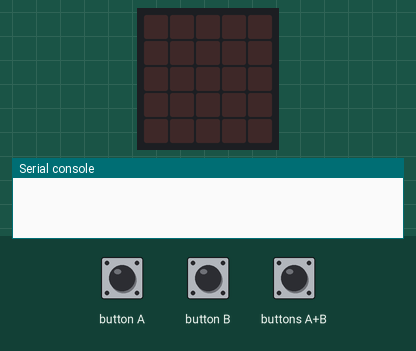
This program was run on a simulated BBC micro:bit (MakeCode). Shown: the board's 5×5 LED display, the last lines printed to the serial console. The inputs (shaded band) are chosen by the test bench. No radio messages arrive unless stated (any console line starting 'radio sent:' is added by the test bench).

Above: at 1.2 s.
1.3 s: button A pressed for 0.15 s
At 2.2 s:
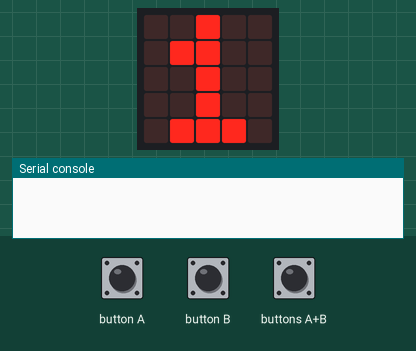
3.3 s: button B pressed for 0.15 s
At 5.0 s:
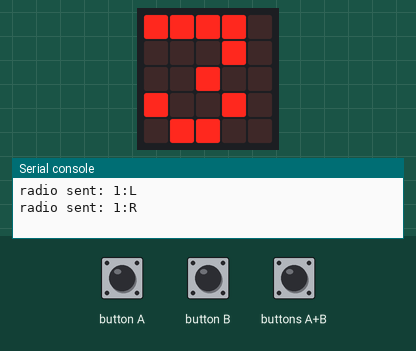
5.3 s: buttons A+B pressed for 0.15 s
At 6.6 s:
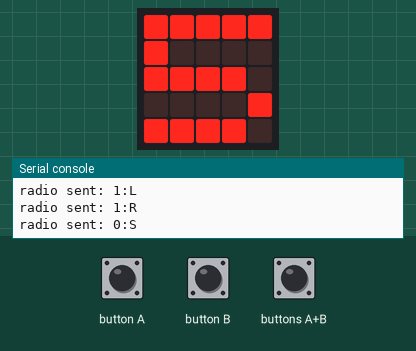
7.3 s: buttons A+B pressed 2 times (0.12 s each, 0.3 s apart)
At 8.2 s:
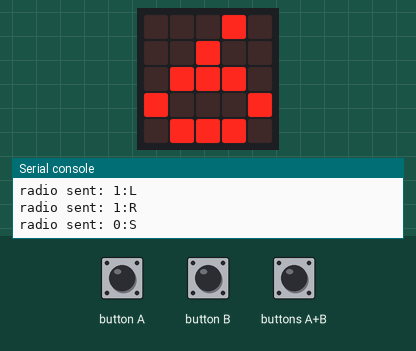
Timing chart, 0 to 10.3 s (numbered marks = the images above; inputs shaded):
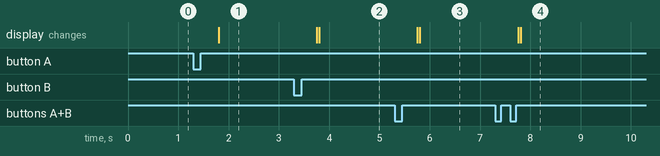

The program:

main.ts
```typescript
radio.setGroup(0)

clickhandler.onClickEvent(ClickEvent.SINGLE, Button.A, function () {
    basic.clearScreen()
    basic.pause(50)
    basic.showNumber(1)
    radio.sendString("1:L")
})
clickhandler.onClickEvent(ClickEvent.DOUBLE, Button.A, function () {
    basic.clearScreen()
    basic.pause(50)
    basic.showNumber(2)
    radio.sendString("2:L")
})
clickhandler.onClickEvent(ClickEvent.SINGLE, Button.B, function () {
    basic.clearScreen()
    basic.pause(50)
    basic.showNumber(3)
    radio.sendString("1:R")
})
clickhandler.onClickEvent(ClickEvent.DOUBLE, Button.B, function () {
    basic.clearScreen()
    basic.pause(50)
    basic.showNumber(4)
    radio.sendString("2:R")
})
clickhandler.onClickEvent(ClickEvent.SINGLE, Button.AB, function () {
    basic.clearScreen()
    basic.pause(50)
    basic.showNumber(5)
    radio.sendString("0:S")
})
clickhandler.onClickEvent(ClickEvent.DOUBLE, Button.AB, function () {
    basic.clearScreen()
    basic.pause(50)
    basic.showNumber(6)
    radio.sendString("0:E")
})
```

clickhandler.ts
```typescript
const enum ClickEvent {
    //% block="single"
    SINGLE = 1000,
    //% block="double"
    DOUBLE = 1001
}

/**
 * Clickhandler as custom block
 */
//% weight=10 color=#cc0066 icon="\uf103"
namespace clickhandler {
    let timestampFirstClick = 0;
    let nrOfClicks = 0;
    let eps: number;
    let indexActiveButton: number;
    // arrays in pxt are limited. pxt does not support two-dimonsional arrays properly!
    let singleClickHandlers: (() => void)[] = [];
    let doubleClickHandlers: (() => void)[] = [];

    /**
    * Handling click events for given button.
    * @param clickEvent type of event
    * @param clickButton source of event either button A or button B
    * @param handler action to execute
    */
    //% blockId=on_click_event_handler
    //% block="on %clickEvent=ClickEvent click on button|%clickButton=Button"
    export function onClickEvent(clickEvent: ClickEvent, clickButton: Button, handler: () => void): void {
        if ((clickEvent == ClickEvent.SINGLE) && (clickButton == Button.A)) {
            singleClickHandlers[0] = handler
        } else if ((clickEvent == ClickEvent.DOUBLE) && (clickButton == Button.A)) {
            doubleClickHandlers[0] = handler
        } else if ((clickEvent == ClickEvent.SINGLE) && (clickButton == Button.B)) {
            singleClickHandlers[1] = handler
        } else if ((clickEvent == ClickEvent.DOUBLE) && (clickButton == Button.B)) {
            doubleClickHandlers[1] = handler
        } else if ((clickEvent == ClickEvent.SINGLE) && (clickButton == Button.AB)) {
            singleClickHandlers[2] = handler
        } else if ((clickEvent == ClickEvent.DOUBLE) && (clickButton == Button.AB)) {
            doubleClickHandlers[2] = handler
        }
    }

    function reset() {
        nrOfClicks = 0;
        indexActiveButton = -1;
    }

    function checkAndCallHandler(x: number, y: number) {
        if (y==0) {
            singleClickHandlers[x]()
        } else {
            doubleClickHandlers[x]()
        }
    }

    /**
     * Dispatch to corresponding single-click handler
     */
    control.onEvent(ClickEvent.SINGLE, EventBusValue.MICROBIT_BUTTON_EVT_CLICK, function () {
        checkAndCallHandler(indexActiveButton, 0);
        reset();
    })

    /**
     * Dispatch to corresponding double-click handler
     */
    control.onEvent(ClickEvent.DOUBLE, EventBusValue.MICROBIT_BUTTON_EVT_CLICK, function () {
        checkAndCallHandler(indexActiveButton, 1);
        reset();
    })

    function initialize() {
        nrOfClicks += 1
        if (nrOfClicks == 1) {
            timestampFirstClick = input.runningTime()
        }
    }

    // general click handler for button A
    input.onButtonPressed(Button.A, () => {
        initialize();
        indexActiveButton = 0;
    })

    // general click handler for button B
    input.onButtonPressed(Button.B, () => {
        initialize();
        indexActiveButton = 1;
    })

    // general click handler for button AB
    input.onButtonPressed(Button.AB, () => {
        initialize();
        indexActiveButton = 2;
    })

    // run in background to collect click events and fire
    // corresponding event
    control.inBackground(function () {
        while (true) {
            eps = input.runningTime() - timestampFirstClick
            if (eps > 300) {
                if (nrOfClicks == 1) {
                    control.raiseEvent(
                        ClickEvent.SINGLE,
                        EventBusValue.MICROBIT_BUTTON_EVT_CLICK
                    )
                } else if (nrOfClicks == 2) {
                    control.raiseEvent(
                        ClickEvent.DOUBLE,
                        EventBusValue.MICROBIT_BUTTON_EVT_CLICK
                    )
                }
                nrOfClicks = 0;
            }
            basic.pause(50)
        }
    })
}
```

test.ts
```typescript
// tests go here; this will not be compiled when this package is used as a library
```

Measured:
- after the input at 1.3 s, the display: changes after 0.50 s (image 1)
- after the input at 3.3 s, the display: first changes after 0.45 s (image 2 shows a later state)
- after the input at 5.3 s, the display: first changes after 0.46 s (image 3 shows a later state)
- after the input at 7.3 s, the display: first changes after 0.46 s (image 4 shows a later state)
